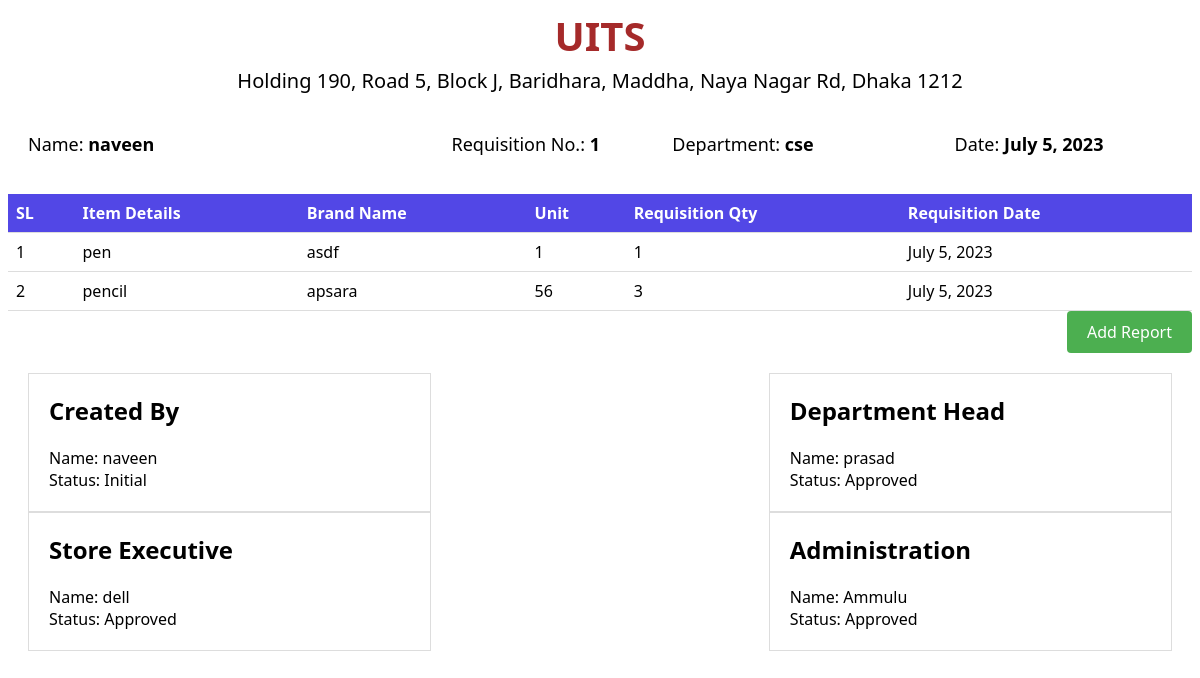
Screenshot of /report/1/ with the database file from the repository.
### apps/models.py (models this page shows, shortened)
class Requisition(models.Model):
    user_name = models.CharField(max_length=100)
    department_name = models.CharField(max_length=100)
    requisition_date = models.DateField(default=datetime.today())
    requisition_no = models.AutoField(primary_key=True)
    remark = models.TextField(blank=True)
    role_choices=(
        ('Department Head','Department Head'),
        ('Store Executive','Store Executive'),
         ('Administration','Administration'),
    )
    approval_role = models.CharField(max_length=100, choices=role_choices, default='Department Head')
    APPROVAL_CHOICES = (
        ('PENDING', 'Pending'),
        ('APPROVED', 'Approved'),
        ('REJECTED', 'Rejected'),
    )
    approval_status = models.CharField(max_length=10, choices=APPROVAL_CHOICES, default='PENDING')

class Report(models.Model):
    requisition_no = models.ForeignKey(Requisition, on_delete=models.CASCADE, to_field='requisition_no')
    item_details = models.CharField(max_length=100)
    brand_name = models.CharField(max_length=50)
    unit = models.CharField(max_length=20)
    requisition_qty = models.IntegerField()
    requisition_date = models.DateField()

class Approval(models.Model):
    username=models.CharField(max_length=100,default="")
    APPROVAL_ROLES = (
        ('Department Head', 'Department Head'),
        ('Store Executive', 'Store Executive'),
        ('Administration', 'Administration'),
    )
    requisition_no = models.CharField(max_length=100)
    approval_role = models.CharField(max_length=50, choices=APPROVAL_ROLES)
    STATUS_CHOICES = (
        ('Pending', 'Pending'),
        ('Approved', 'Approved'),
        ('Rejected', 'Rejected'),
    )
    status = models.CharField(max_length=20, choices=STATUS_CHOICES)
    remark=models.CharField(max_length=100,default="")

### apps/views.py (the view)
# urls.py: path('report/<int:requisition_no>/', views.report_view, name='report'),
def report_view(request, requisition_no):
    report = Report.objects.filter(requisition_no=requisition_no)
    dh = Approval.objects.filter(requisition_no=requisition_no ,approval_role='Department Head')
    se = Approval.objects.filter(requisition_no=requisition_no ,approval_role='Store Executive')
    adm = Approval.objects.filter(requisition_no=requisition_no ,approval_role='Administration')
    req=Requisition.objects.get(requisition_no=requisition_no)
    return render(request, 'report.html', {'requisition_no': requisition_no,'adm':adm,"req":req,'report':report,'dh':dh,'se':se})

### apps/templates/report.html (shortened to what this page needs)
<!DOCTYPE html>
<html>
<head>
</head>
<body>
    <div class="header">
        <h1>UITS</h1>
        <p>Holding 190, Road 5, Block J, Baridhara, Maddha, Naya Nagar Rd, Dhaka 1212</p>
        </div>
    <div class="container">
        <div class="name">
            <p>
                Name: <span>{{ req.user_name }}</span>
            </p>
        </div>
        <div class="req">
            <p>
                Requisition No.: <span>{{ req.requisition_no }}</span>
            </p>
        </div>
        <div class="dep">
            <p>Department: <span>{{ req.department_name }}</span></p>
        </div>
        <div class="dt">
           <p>Date: <span>{{ req.requisition_date }}</span></p>
        </div>
    </div>
    <table>
        <thead>
            <tr>
                <th>SL</th>
                <th>Item Details</th>
                <th>Brand Name</th>
                <th>Unit</th>
                <th>Requisition Qty</th>
                <th>Requisition Date</th>
            </tr>
        </thead>
        <tbody>
            {% for item in report %}
                <tr>
                    <td>{{ forloop.counter }}</td>
                    <td>{{ item.item_details }}</td>
                    <td>{{ item.brand_name }}</td>
                    <td>{{ item.unit }}</td>
                    <td>{{ item.requisition_qty }}</td>
                    <td>{{ item.requisition_date }}</td>
                </tr>
            {% endfor %}
        </tbody>
    </table>
    <div class="button-container">
        <a href="{% url 'add_report' requisition_no %}" class="add-report-button">Add Report</a>
    </div>
    <div class="container">
        <div class="section">
            <h2>Created By</h2>
            <label for="username">Name: {{ req.user_name }}</label>
            <br>
            <label for="status">Status: Initial</label>
        </div>
        <div class="section">
            <h2>Department Head</h2>
            {% for item in dh %}
            <label for="username">Name: {{ item.username }}</label>
            <br>
            <label for="status">Status: {{ item.get_status_display }}</label>
            <br>
            {% endfor %}
        </div>
        <div class="section">
            <h2>Store Executive</h2>
            {% for s in se %}
            <label for="username">Name: {{ s.username }}</label>
            <br>
            <label for="status">Status: {{ s.get_status_display }}</label>
            <br>
            {% endfor %}
        </div>
        <div class="section">
            <h2>Administration</h2>
            {% for s in adm %}
            <label for="username">Name: {{ s.username }}</label>
            <br>
            <label for="status">Status: {{ s.get_status_display }}</label>
            <br>
            {% endfor %}
        </div>
    </div>
</body>
</html>

### apps/templates/report.html (style rules this page uses)
body { font-family: 'Segoe UI', Tahoma, Geneva, Verdana, sans-serif; }
table { border-collapse: collapse; width: 100%; }
th, td { padding: 8px; text-align: left; border-bottom: 1px solid #ddd; }
th { background-color: #5247e6; color: white; }
.header { margin-bottom: 20px; text-align: center; }
.header h1 { margin: 0; font-size: 40px; color:brown; }
.header p { margin: 4px 0; font-size: 20px; }
.button-container { text-align: right; margin-bottom: 20px; }
.container { display: flex; flex-wrap: wrap; justify-content: space-between; margin: 20px; }
.section { flex-basis: calc(33.33% - 20px); padding: 20px; border: 1px solid #ddd; }
.section h2 { margin-top: 0; }
.add-report-button { display: inline-block; padding: 10px 20px; background-color: #4CAF50; color: white; text-decoration: none; border-radius: 4px; transition: background-color 0.3s ease; }
.dt { text-align: right; font-size: 18px; }
.dep { text-align: left; font-size: 18px; }
.name { text-align: left; font-size: 18px; }
.req { text-align: right; font-size: 18px; }
.container { display: flex; justify-content: space-between; align-items: center; }
.name, .req, .dep, .dt { flex-basis: 25%; text-align: center; }
.name { text-align: left; }
.req { text-align: right; }
.name span, .req span, .dep span, .dt span { font-weight: bold; }

### rows the page displays
Requisition: user_name "naveen", requisition_no "1", department_name "cse", requisition_date "July 5, 2023"
Report: item_details "pen", brand_name "asdf", unit "1", requisition_qty "1", requisition_date "July 5, 2023"
Report: item_details "pencil", brand_name "apsara", unit "56", requisition_qty "3", requisition_date "July 5, 2023"
Approval: username "prasad", status "Approved"
Approval: username "dell", status "Approved"
Approval: username "Ammulu", status "Approved"
